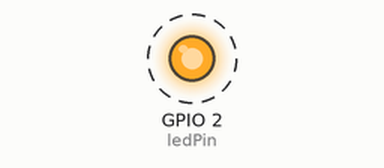
This sketch was run on a simulated ESP32. Parts: output pins drawn as LEDs (lit = HIGH). Dashed ring = blinking. What the sketch prints to the serial monitor is not drawn.

Above: at 0.5 s.
Timing chart, 0 to 4.6 s (numbered marks = the images above):
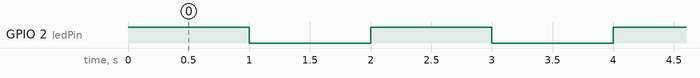

The sketch:

FreeRTOS.ino
```cpp
// Définition du pin de la LED
const int ledPin = 2;

// Fonction pour faire clignoter une LED
void blinkTask(void *parameter) {
  pinMode(ledPin, OUTPUT); // Configure le pin de la LED en sortie

  for (;;) { // Boucle infinie
    digitalWrite(ledPin, HIGH); // Allume la LED
    delay(1000); // Attend 1 seconde
    digitalWrite(ledPin, LOW); // Éteint la LED
    delay(1000); // Attend 1 seconde
  }
}

// Fonction pour imprimer un message sur la console série
void printTask(void *parameter) {
  for (;;) { // Boucle infinie
    Serial.println("Bonjour depuis le cœur 1 !");
    delay(2000); // Attend 2 secondes
  }
}

void setup() {
  Serial.begin(115200); // Initialise la communication série

  // Crée la tâche de clignotement sur le cœur 0
  xTaskCreatePinnedToCore(
    blinkTask,   // Fonction de la tâche
    "BlinkTask", // Nom de la tâche
    10000,       // Taille de la pile (en mots)
    NULL,        // Paramètre de la tâche
    1,           // Priorité de la tâche
    NULL,        // Handle de la tâche
    0            // Cœur ciblé
  );

  // Crée la tâche d'impression sur le cœur 1
  xTaskCreatePinnedToCore(
    printTask,   // Fonction de la tâche
    "PrintTask", // Nom de la tâche
    10000,       // Taille de la pile (en mots)
    NULL,        // Paramètre de la tâche
    1,           // Priorité de la tâche
    NULL,        // Handle de la tâche
    1            // Cœur ciblé
  );
}

void loop() {
  // Rien ici, tout est géré par les tâches FreeRTOS
}
```

Measured:
- by itself, GPIO 2 (ledPin): alternates HIGH for 1.0 s and LOW for 1.0 s
